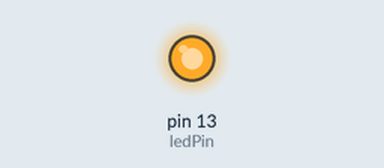
This sketch was run on a simulated Arduino Uno, built with avr-gcc and run on an emulated ATmega328P. Parts: output pins drawn as LEDs (lit = HIGH).

Above: at 0.05 s.
At 5.4 s:
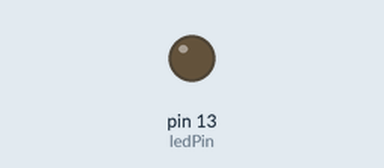
Timing chart, 0 to 9.1 s (numbered marks = the images above):
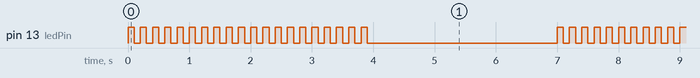

Measured:
- by itself, pin 13 (ledPin): repeats every 7.0 s: HIGH 0.10 s, LOW 3.1 s, 19 × (HIGH 0.10 s, LOW 0.10 s)
- by itself, everything shown: repeats every 7.0 s, in 40 steps

The sketch:

3-09.ino
```cpp
int ledPin = 13;
int delayPeriod = 100;
int count = 0;

void setup(){
    pinMode(ledPin, OUTPUT);

}

void loop(){
    digitalWrite(ledPin, HIGH);
    delay(delayPeriod);
    digitalWrite(ledPin, LOW);
    delay(delayPeriod);
    count++;
    if (count == 20){
        delay(3000);
        count = 0;

    }

}
```
